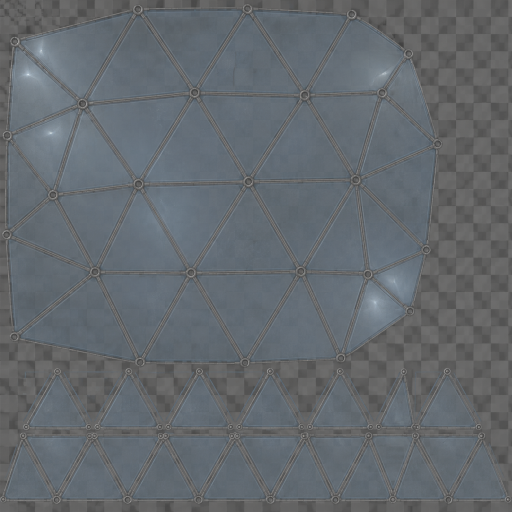
#> input picture art/meshes/structural/common_mars/struct_glass_mars.png, 1024 x 1024 px, given in place of ares_struct.png, which was not available (shown at 1/2 size)
$ python structures_texture.py
#> lines starting #> are read from the running program, lines starting #| are printed output that depends on the picture; after the words box and inside, x2 and y2 are one past the last pixel; in counts of white or black regions, pixels touching at a corner belong together
#!/usr/bin/env python3
"""Atlas das estruturas importadas de cada facção, no estilo do atlas da
facção (ares_struct.png, coa_struct.png; o Enxame mantém as cores dos
modelos).

Junta as texturas dos modelos de ref/ (Tripo, 1024 cada, já casadas com o
mapa UV de cada modelo) num atlas só, uma fatia por estrutura, e as repinta
com as cores do atlas da facção: o brilho é casado com o histograma dele
(sem o fundo preto) e a cor sai de duas rampas medidas nele (cinzas/brancos
por brilho e a cor de destaque da facção por brilho), conforme o pixel é
cinza ou colorido. O desenho continua o do modelo, então tudo segue o mapa
UV original, sem costuras.

Gera art/textures/skins/structural/<civ>_structures.png, _norm.png, _spec.png.
A posição de cada fatia (FACTIONS[civ]["slots"]) é a mesma usada por
import_structures.py.
Uso (na pasta do mod):  python3 tools/imported/structures_texture.py [civ ...]
Precisa de numpy e Pillow.
"""
import io
import os
import sys
import zipfile

import numpy as np

MOD = os.path.normpath(os.path.join(os.path.dirname(os.path.abspath(__file__)), "..", ".."))
TEX = os.path.join(MOD, "art", "textures", "skins", "structural")

# civ -> atlas de estilo (None: mantém as cores do modelo), pasta dos zips,
# cor de destaque ("red": R >= B, "blue": B > R), brilho máximo do destaque
# (0..255; acima disso a cor lava) e as fatias (estrutura, zip), 4 colunas
# x 2 linhas.
FACTIONS = {
	"ares": dict(style="ares_struct.png", folder="ref", accent="red", accent_max=95, slots=[
		("cc_citadel", "red+sci-fi+base+3d+model.zip"),
		("barracks_war_hall", "red+sci-fi+fortress+3d+model.zip"),
		("lab_research", "red+sci-fi+base+3d+model(1).zip"),
		("vehicle_garage", "futuristic+vehicle+3d+model.zip"),
		("helipad", "battle+arena+3d+model.zip"),
		("reactor", "sci-fi+factory+3d+model.zip"),
		("planetary_fortress", "sci-fi+fortress+3d+model(1).zip"),
	]),
	"coa": dict(style="coa_struct.png", folder="ref/coa", accent="blue", accent_max=120, slots=[
		("cc_command_tower", "military+base+tower+3d+model.zip"),
		("barracks_garrison", "sci-fi+military+barracks+3d+model.zip"),
		("lab_space", "space+laboratory+3d+model.zip"),
		("vehicle_garage", "vehicular+garage+3d+model.zip"),
		("helipad", "helicopter+landing+pad+3d+model.zip"),
		("reactor", "energy+reactor+3d+model.zip"),
		("fortress", "futuristic+fortress+3d+model.zip"),
	]),
	# Os modelos do Enxame já vêm na paleta da facção (roxo, osso, biomassa
	# verde); o swarm_hive.png é um atlas de materiais, não de estilo.
	"swarm": dict(style=None, folder="ref/swarm", accent=None, accent_max=None, slots=[
		("spawn_barracks", "purple+barracks+3d+model.zip"),
		("gene_laboratory", "futuristic+laboratory+3d+model.zip"),
		("vehicle_garage", "futuristic+vehicle+garage+3d+model.zip"),
		("landing_pad", "futuristic+landing+pad+3d+model.zip"),
		("reactor", "energy+reactor+3d+model.zip"),
		("fortress", "fantasy+fortress+3d+model.zip"),
	]),
}
COLS, ROWS, CELL = 4, 2, 1024
# Cada textura entra reduzida em INNER px no meio da fatia; a borda é
# preenchida esticando as bordas (não vaza a fatia vizinha nos mipmaps).
INNER = 1000
PAD = (CELL - INNER) // 2
LUMA = np.array([0.299, 0.587, 0.114], np.float32)
BINS = 32


def slot_rect(index):
	"""(x0, y0) do canto de cima da fatia, em px, e o tamanho útil."""
	return (index % COLS) * CELL + PAD, (index // COLS) * CELL + PAD, INNER


def uv_transform(index):
	"""UV do modelo (0..1, v para cima) -> UV no atlas: (escala_u, escala_v, desl_u, desl_v)."""
	x0, y0, size = slot_rect(index)
	W, H = COLS * CELL, ROWS * CELL
	return size / W, size / H, x0 / W, 1 - (y0 + size) / H


def read(folder, zip_name, suffix):
	from PIL import Image
	with zipfile.ZipFile(os.path.join(MOD, folder, zip_name)) as z:
		name = [n for n in z.namelist() if n.endswith(suffix + ".JPEG")][0]
		return Image.open(io.BytesIO(z.read(name))).convert("RGB")


def painted(a):
	"""Pixels pintados (fora do fundo preto do atlas)."""
	return a.max(axis=2) > 10


def chroma(a, accent):
	"""Quanto o pixel é "colorido" (0..1) do lado da cor de destaque."""
	mx, mn = a.max(axis=2), a.min(axis=2)
	sat = (mx - mn) / np.maximum(mx, 1)
	if accent == "any":
		side = np.ones(a.shape[:2], bool)
	else:
		side = a[..., 0] >= a[..., 2] if accent == "red" else a[..., 2] > a[..., 0]
	return np.clip((sat - 0.18) / 0.3, 0, 1) * side


def ramps(style, mask, accent):
	"""Cor média do atlas da facção por faixa de brilho: cinzas e destaque."""
	a = style.astype(np.float32)
	luma = a @ LUMA
	k = chroma(a, accent)
	out = {}
	for key, sel in (("gray", (k < 0.2) & mask), ("accent", (k > 0.7) & mask)):
		ramp = np.zeros((BINS, 3), np.float32)
		idx = np.minimum((luma[sel] / 256 * BINS).astype(int), BINS - 1)
		cols = a[sel]
		have = []
		for b in range(BINS):
			m = idx == b
			if m.sum() > 50:
				ramp[b] = cols[m].mean(axis=0)
				have.append(b)
		for c in range(3):  # faixas vazias: interpola entre as vizinhas
			ramp[:, c] = np.interp(np.arange(BINS), have, ramp[have, c])
		out[key] = ramp
	return out, np.sort(luma[mask])


def restyle(src, style_ramps, style_luma, accent, accent_max, src_accent=None):
	"""Brilho casado com o do atlas da facção; cor tirada das rampas dele.
	src_accent: como achar as áreas coloridas na origem (padrão: accent)."""
	a = src.astype(np.float32)
	luma = a @ LUMA
	order = np.sort(luma.ravel())
	q = np.searchsorted(order, luma.ravel()) / order.size
	new_luma = np.interp(q, np.linspace(0, 1, style_luma.size), style_luma).reshape(luma.shape)
	pos = new_luma / 256 * BINS - 0.5
	gray = np.stack([np.interp(pos, np.arange(BINS), style_ramps["gray"][:, c]) for c in range(3)], -1)
	pos_acc = np.minimum(pos, accent_max / 256 * BINS)
	acc = np.stack([np.interp(pos_acc, np.arange(BINS), style_ramps["accent"][:, c]) for c in range(3)], -1)
	k = chroma(a, src_accent or accent)[..., None]
	return np.clip(gray * (1 - k) + acc * k, 0, 255)


def place(atlas, index, img):
	from PIL import Image
	x0, y0, size = slot_rect(index)
	tile = img.resize((size, size), Image.LANCZOS)
	padded = np.pad(np.asarray(tile), ((PAD, PAD), (PAD, PAD), (0, 0)), mode="edge")
	X, Y = x0 - PAD, y0 - PAD
	atlas[Y:Y + CELL, X:X + CELL] = padded


def build(civ):
#> called with civ = 'ares'
	from PIL import Image, ImageFilter
	cfg = FACTIONS[civ]
	if cfg["style"]:
		style = np.asarray(Image.open(os.path.join(TEX, cfg["style"])).convert("RGB"))
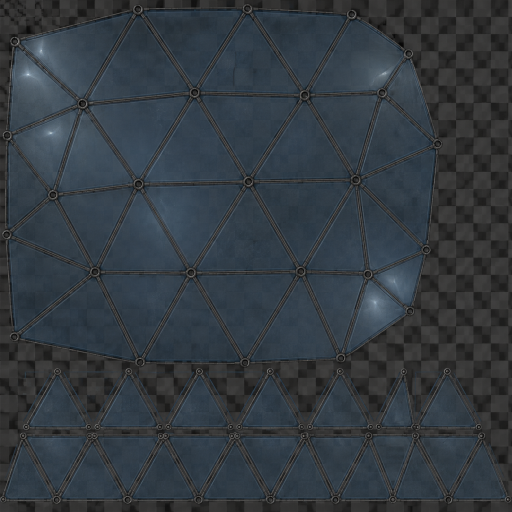
#> style: shape (1024, 1024, 3) (shown at 1/2 size); mean R, G, B 51.2, 58.5, 64.9
		style_ramps, style_luma = ramps(style, painted(style), cfg["accent"])
#> in painted, `return a.max(axis=2) > 10`:
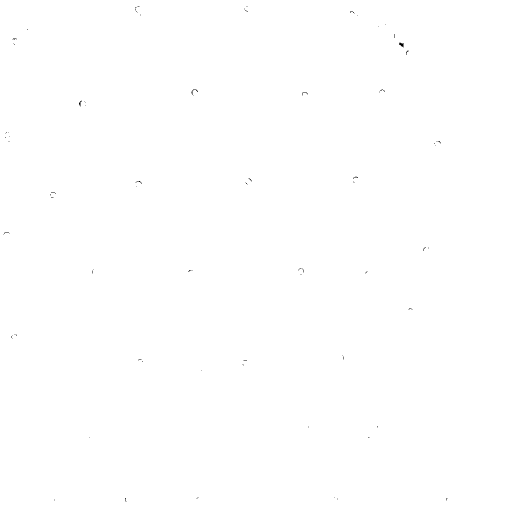
#> returned value: shape (1024, 1024) bool (shown at 1/2 size); 100% white; black in thin lines or dots, all inside (x1, y1, x2, y2) = (7, 12, 895, 1004)
#> in chroma, `mx, mn = a.max(axis=2), a.min(axis=2)`:
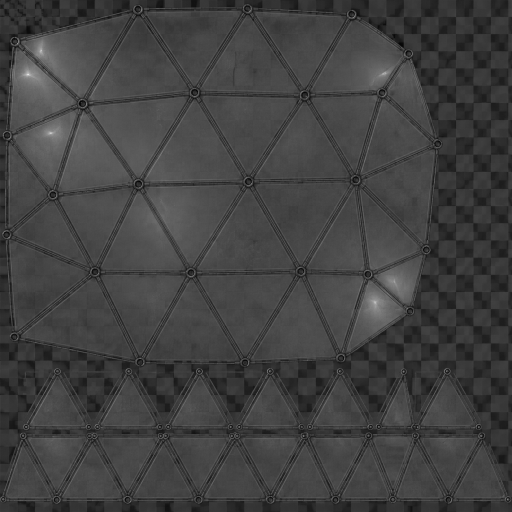
#> mx: shape (1024, 1024) float32 (shown at 1/2 size); min 0, max 235, mean 65.4
#> in chroma, `mx, mn = a.max(axis=2), a.min(axis=2)`:
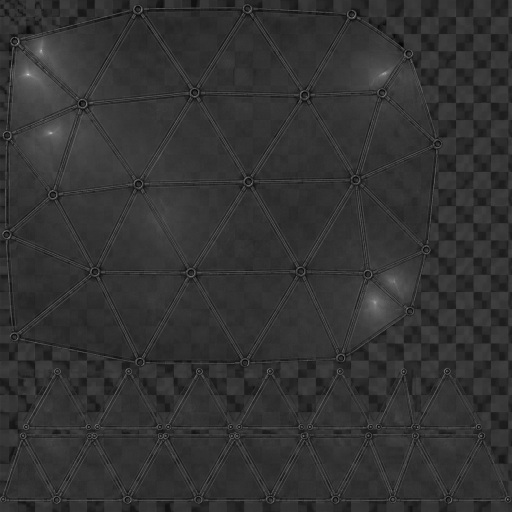
#> mn: shape (1024, 1024) float32 (shown at 1/2 size); min 0, max 220, mean 50.7
#> in chroma, `sat = (mx - mn) / np.maximum(mx, 1)`:
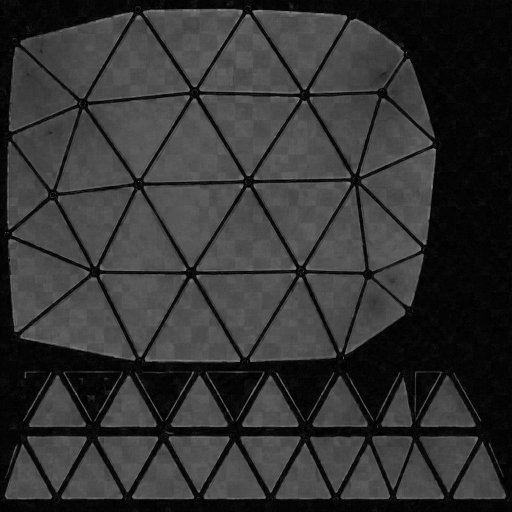
#> sat: shape (1024, 1024) float32 (shown at 1/2 size); min 0, max 1, mean 0.202
#> in chroma, `side = a[..., 0] >= a[..., 2] if accent == "red" else a[..., 2] > a[....`:
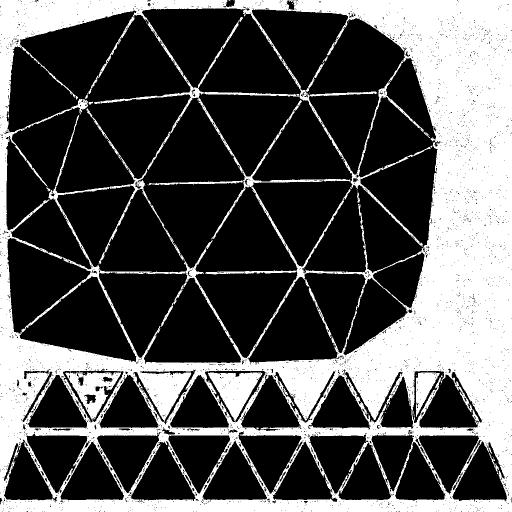
#> side: shape (1024, 1024) bool (shown at 1/2 size); 33.8% white; 55 white regions (46 under 20 px), largest, box (x1, y1, x2, y2) and area: (0, 0, 1024, 1024) 350275, (832, 745, 880, 834) 2053, (298, 361, 486, 370) 662
#> the loop in ramps, `for key, sel in (("gray", (k < 0.2) & mask), ("accent", (k > 0.7) & ma..` made 2 passes
#> key on pass 1: 'gray'
#> (key, idx, cols) on pass 2: ('accent', [0, 1], [[11, 6, 9], [12, 9, 7]])
#> after the loop in ramps, `for key, sel in (("gray", (k < 0.2) & mask), ("accent", (k > 0.7) & ma..`: out = 1 item
	W, H = COLS * CELL, ROWS * CELL
	base = np.zeros((H, W, 3), np.uint8)
	norm = np.full((H, W, 3), (128, 128, 255), np.uint8)
	spec = np.zeros((H, W, 3), np.uint8)
	for i, (name, zip_name) in enumerate(cfg["slots"]):
		col = np.asarray(read(cfg["folder"], zip_name, "_basecolor"))
		if cfg["style"]:
			col = restyle(col, style_ramps, style_luma, cfg["accent"], cfg["accent_max"]).astype(np.uint8)
		# Um pouco de nitidez, como os painéis dos atlas das facções.
		img = Image.fromarray(col).filter(ImageFilter.UnsharpMask(radius=1.2, percent=60, threshold=2))
		place(base, i, img)
		place(norm, i, read(cfg["folder"], zip_name, "_normal"))
		rough = np.asarray(read(cfg["folder"], zip_name, "_roughness"), np.float32)[..., 0] / 255
		metal = np.asarray(read(cfg["folder"], zip_name, "_metallic"), np.float32)[..., 0] / 255
		s = np.clip((1 - rough) * 0.55 + metal * 0.25, 0, 1) * 255
		place(spec, i, Image.fromarray(np.repeat(s[..., None], 3, axis=2).astype(np.uint8)))
		print("%s fatia %d: %s" % (civ, i, name))
	for suffix, arr in (("", base), ("_norm", norm), ("_spec", spec)):
		Image.fromarray(arr).save(os.path.join(TEX, "%s_structures%s.png" % (civ, suffix)), optimize=True)


if __name__ == "__main__":
	for civ in sys.argv[1:] or list(FACTIONS):
#> (the run stopped early here; a loop or call above may not have finished)
